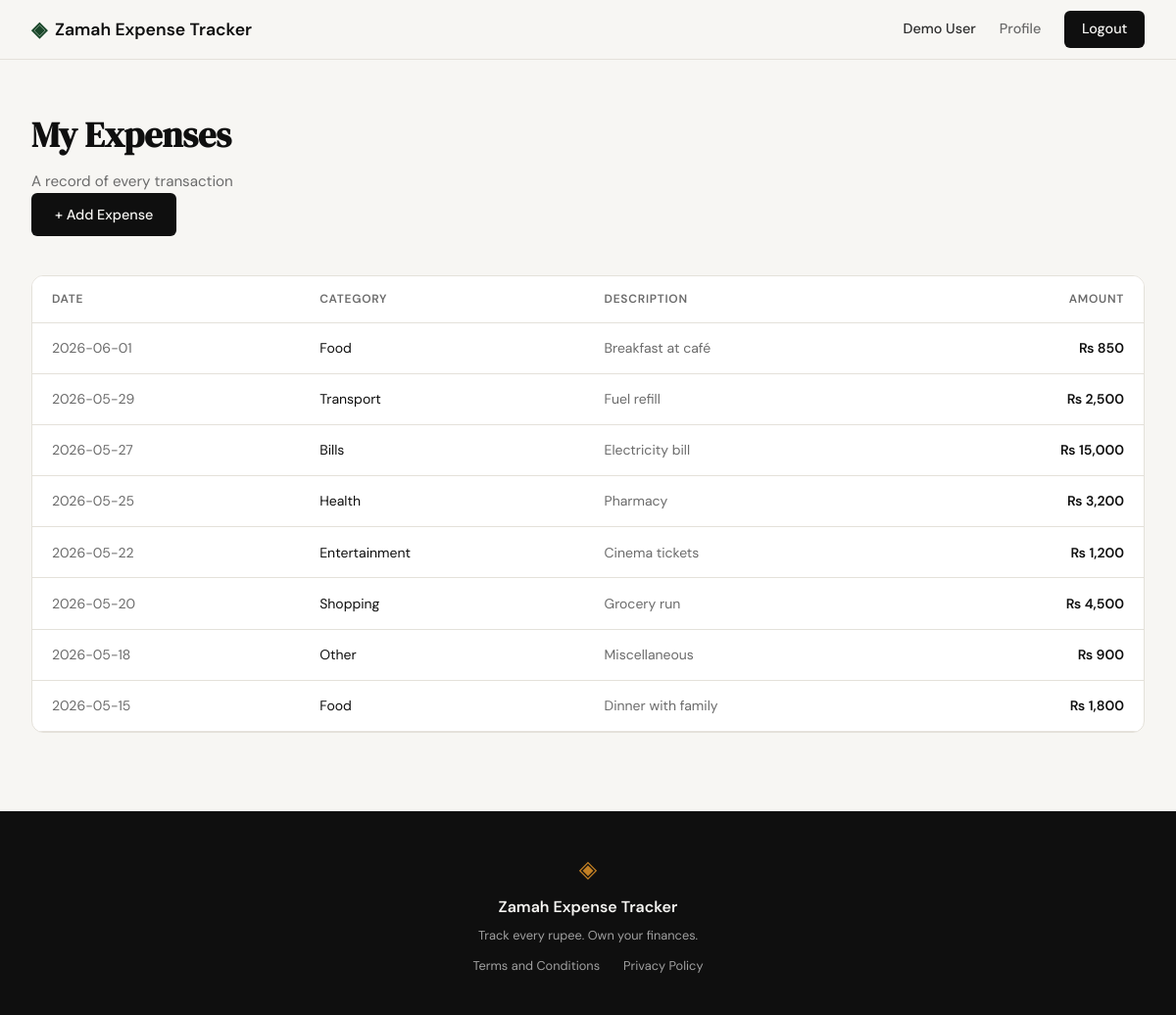
/expenses (signed in), run on the app's committed database.
### tables this page shows
CREATE TABLE expenses (
            id          INTEGER PRIMARY KEY AUTOINCREMENT,
            user_id     INTEGER NOT NULL,
            amount      REAL    NOT NULL,
            category    TEXT    NOT NULL,
            date        TEXT    NOT NULL,
            description TEXT,
            created_at  TEXT    DEFAULT (datetime('now')),
            FOREIGN KEY (user_id) REFERENCES users(id)
        );

### app.py (the view)
@app.route("/expenses")
def expense_list():
    if not session.get("user_id"):
        return redirect(url_for("login"))
    expenses = get_expenses(session["user_id"])
    return render_template("expenses.html", expenses=expenses)

### database/db.py (called while the page is built)
def get_db():
    conn = sqlite3.connect(DB_PATH)
    conn.row_factory = sqlite3.Row
    conn.execute("PRAGMA foreign_keys = ON")
    return conn

def get_expenses(user_id):
    db = get_db()
    rows = db.execute(
        "SELECT * FROM expenses WHERE user_id = ? ORDER BY date DESC",
        (user_id,)
    ).fetchall()
    db.close()
    return rows

### templates/expenses.html (shortened to what this page needs)
{% extends "base.html" %}
{% block content %}
<section class="dashboard-section">
    <div class="dashboard-container">
        <div class="dashboard-header">
            <div>
                <h1 class="dashboard-title">My Expenses</h1>
                <p class="dashboard-subtitle">A record of every transaction</p>
            </div>
            <div>
                <a href="{{ url_for('add_expense') }}" class="btn-primary">+ Add Expense</a>
            </div>
        </div>
        {% if expenses %}
        <div class="summary-card" style="padding: 0; overflow: hidden;">
            <table style="width: 100%; border-collapse: collapse;">
                <thead>
                    <tr style="border-bottom: 1px solid var(--border); background: var(--paper-card);">
                        <th style="padding: 0.85rem 1.25rem; text-align: left; font-size: 0.75rem; text-transform: uppercase; letter-spacing: 0.06em; color: var(--ink-muted); font-weight: 600;">Date</th>
                        <th style="padding: 0.85rem 1.25rem; text-align: left; font-size: 0.75rem; text-transform: uppercase; letter-spacing: 0.06em; color: var(--ink-muted); font-weight: 600;">Category</th>
                        <th style="padding: 0.85rem 1.25rem; text-align: left; font-size: 0.75rem; text-transform: uppercase; letter-spacing: 0.06em; color: var(--ink-muted); font-weight: 600;">Description</th>
                        <th style="padding: 0.85rem 1.25rem; text-align: right; font-size: 0.75rem; text-transform: uppercase; letter-spacing: 0.06em; color: var(--ink-muted); font-weight: 600;">Amount</th>
                    </tr>
                </thead>
                <tbody>
                    {% for expense in expenses %}
                    <tr style="border-bottom: 1px solid var(--border);">
                        <td style="padding: 0.9rem 1.25rem; color: var(--ink-muted); font-size: 0.875rem; white-space: nowrap;">{{ expense.date }}</td>
                        <td style="padding: 0.9rem 1.25rem; color: var(--ink); font-size: 0.875rem;">{{ expense.category }}</td>
                        <td style="padding: 0.9rem 1.25rem; color: var(--ink-muted); font-size: 0.875rem;">{{ expense.description or '—' }}</td>
                        <td style="padding: 0.9rem 1.25rem; text-align: right; color: var(--ink); font-size: 0.875rem; font-weight: 600; white-space: nowrap;">₨ {{ "{:,.0f}".format(expense.amount) }}</td>
                    </tr>
                    {% endfor %}
                </tbody>
            </table>
        </div>
        {% else %}
        <div class="summary-card" style="text-align: center; padding: 3rem 1.5rem;">
            <p style="color: var(--ink-muted); font-size: 1rem; margin: 0 0 1.25rem;">No expenses yet. Add your first one!</p>
            <a href="{{ url_for('add_expense') }}" class="btn-primary">+ Add Expense</a>
        </div>
        {% endif %}
    </div>
</section>
{% endblock %}

### static/css/style.css (style rules this page uses)
:root { --ink: #0f0f0f; --ink-soft: #2d2d2d; --ink-muted: #6b6b6b; --ink-faint: #a0a0a0; --paper: #f7f6f3; --paper-warm: #f0ede6; --paper-card: #ffffff; --accent: #1a472a; --accent-light: #e8f0eb; --accent-2: #c17f24; --accent-2-light: #fdf3e3; --danger: #c0392b; --danger-light: #fdecea; --border: #e4e1da; --border-soft: #eeebe4; --font-display: 'DM Serif Display', Georgia, serif; --font-body: 'DM Sans', system-ui, sans-serif; --max-width: 1200px; --auth-width: 440px; --radius-sm: 6px; --radius-md: 12px; --radius-lg: 20px; }
*, *::before, *::after { box-sizing: border-box; margin: 0; padding: 0; }
html { font-size: 16px; scroll-behavior: smooth; }
body { background: var(--paper); color: var(--ink); font-family: var(--font-body); font-size: 1rem; line-height: 1.6; -webkit-font-smoothing: antialiased; }
a { color: inherit; text-decoration: none; }
.btn-primary { display: inline-block; background: var(--ink); color: var(--paper); padding: 0.65rem 1.5rem; border-radius: var(--radius-sm); font-family: var(--font-body); font-size: 0.9rem; font-weight: 500; cursor: pointer; border: none; transition: background 0.2s; text-decoration: none; }
.dashboard-section { padding: 3rem 2rem 5rem; max-width: var(--max-width); margin: 0 auto; }
.dashboard-container { display: flex; flex-direction: column; gap: 2.5rem; }
.dashboard-header { max-width: 560px; }
.dashboard-title { font-family: var(--font-display); font-size: clamp(1.75rem, 3vw, 2.5rem); color: var(--ink); margin-bottom: 0.4rem; }
.dashboard-subtitle { font-size: 0.95rem; color: var(--ink-muted); }
.summary-card { background: var(--paper-card); border: 1px solid var(--border); border-radius: var(--radius-md); padding: 1.75rem; display: flex; flex-direction: column; gap: 0.25rem; }

### data on the page
expenses: date "2026-06-01", category "Food", description "Breakfast at café", amount "850"
expenses: date "2026-05-29", category "Transport", description "Fuel refill", amount "2,500"
expenses: date "2026-05-27", category "Bills", description "Electricity bill", amount "15,000"
expenses: date "2026-05-25", category "Health", description "Pharmacy", amount "3,200"
expenses: date "2026-05-22", category "Entertainment", description "Cinema tickets", amount "1,200"
expenses: date "2026-05-20", category "Shopping", description "Grocery run", amount "4,500"
expenses: date "2026-05-18", category "Other", description "Miscellaneous", amount "900"
expenses: date "2026-05-15", category "Food", description "Dinner with family", amount "1,800"

### other printed values
{{ session['user_name'] }} "Demo User"
